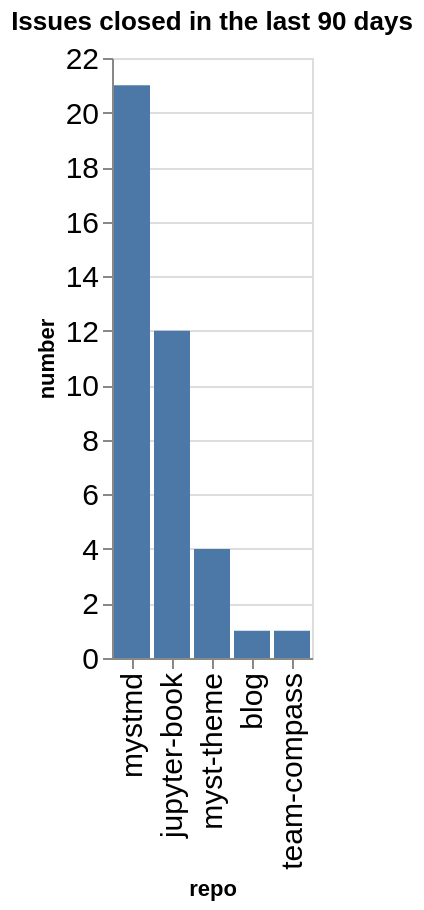

The notebook cell this image was saved under:
### Code cell
closed_counts = closed.groupby(['org', 'repo']).count()['number'].reset_index()
closed_counts['org/repo'] = closed_counts.apply(lambda a: a['org'] + '/' + a['repo'], axis=1)
sorted_vals = closed_counts.sort_values(['number'], ascending=False)['repo'].values
alt.Chart(data=closed_counts, title=f"Issues closed in the last {n_days} days").mark_bar().encode(
    x=alt.X('repo', sort=alt.Sort(sorted_vals.tolist())),
    y='number',
)

### Figure 1 — Vega-Lite specification as saved in the notebook (floating-point values rounded to 4 significant figures)
{"config": {"axisLeft": {"labelFontSize": 15}, "axisBottom": {"labelFontSize": 15}}, "data": {"name": "data-87643ed1d80cc48113f5979feaec3a67"}, "mark": {"type": "bar"}, "encoding": {"x": {"field": "repo", "sort": ["mystmd", "jupyter-book", "myst-theme", "blog", "team-compass"], "type": "nominal"}, "y": {"field": "number", "type": "quantitative"}}, "title": "Issues closed in the last 90 days", "$schema": "https://vega.github.io/schema/vega-lite/v5.20.1.json", "datasets": {"data-87643ed1d80cc48113f5979feaec3a67": [{"org": "jupyter-book", "repo": "blog", "number": 1, "org/repo": "jupyter-book/blog"}, {"org": "jupyter-book", "repo": "jupyter-book", "number": 12, "org/repo": "jupyter-book/jupyter-book"}, {"org": "jupyter-book", "repo": "myst-theme", "number": 4, "org/repo": "jupyter-book/myst-theme"}, {"org": "jupyter-book", "repo": "mystmd", "number": 21, "org/repo": "jupyter-book/mystmd"}, {"org": "jupyter-book", "repo": "team-compass", "number": 1, "org/repo": "jupyter-book/team-compass"}]}}
